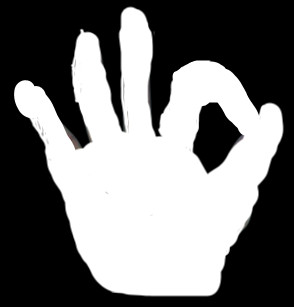
#> input picture week11/hand2.jpg, 294 x 307 px
$ python p1.py
#> lines starting #> are read from the running program, lines starting #| are printed output that depends on the picture; after the words box and inside, x2 and y2 are one past the last pixel; in counts of white or black regions, pixels touching at a corner belong together
import cv2

src = cv2.imread("hand2.jpg")
#> src is the input picture: shape (307, 294, 3); mean B, G, R 116.7, 116.7, 116.7
cv2.imshow("src", src)

src_gray = cv2.cvtColor(src,cv2.COLOR_BGR2GRAY)
ret, dst_binary = cv2.threshold(src_gray, 127, 255, cv2.THRESH_BINARY)
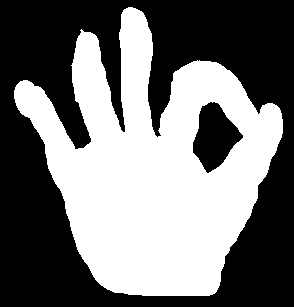
#> dst_binary: shape (307, 294); 45.7% white; 1 white region

contours, hierarchy = cv2.findContours(dst_binary, cv2.RETR_LIST, cv2.CHAIN_APPROX_SIMPLE)
#> contours = 2 contours; box (x1, y1, x2, y2) and area: (14, 7, 283, 296) 42757, (192, 101, 244, 174) 2193

for contour in contours:
    area = cv2.contourArea(contour)
    hull = cv2.convexHull(contour)
    dst = cv2.polylines(src, [hull], True, (0,255,0),2)
#> this loop made 2 passes
#> area on passes 1 to 2: 2193, 42757
#> pass 2, `dst = cv2.polylines(src, [hull], True, (0,255,0),2)`:
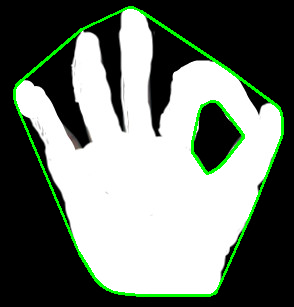
#> dst: shape (307, 294, 3); mean B, G, R 113.6, 122.3, 113.7

cv2.imshow("dst", dst)
cv2.waitKey(0)
cv2.destroyAllWindows()
